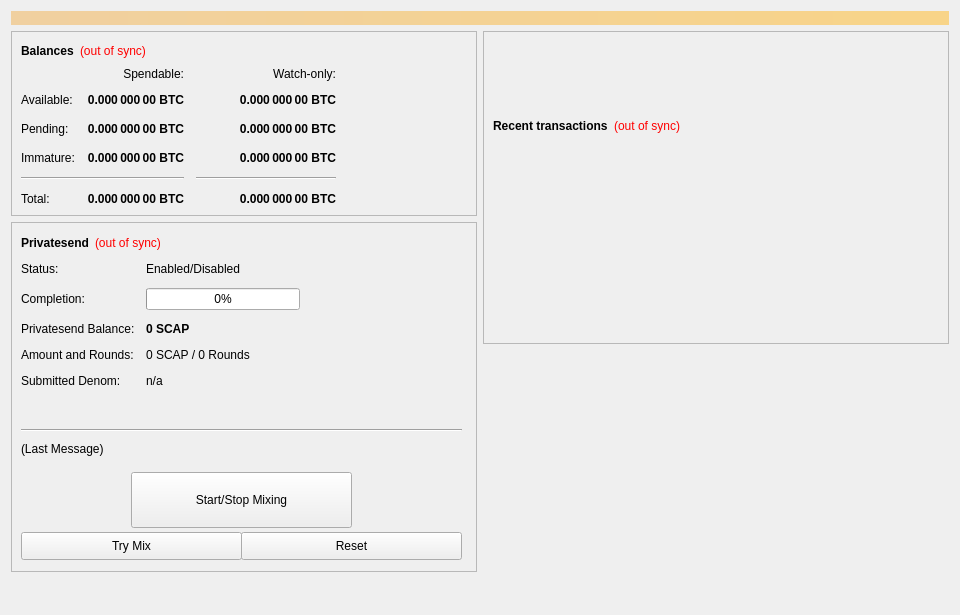
<?xml version="1.0" encoding="UTF-8"?>
<ui version="4.0">
 <class>OverviewPage</class>
 <widget class="QWidget" name="OverviewPage">
  <property name="geometry">
   <rect>
    <x>0</x>
    <y>0</y>
    <width>960</width>
    <height>615</height>
   </rect>
  </property>
  <property name="minimumSize">
   <size>
    <width>960</width>
    <height>0</height>
   </size>
  </property>
  <property name="windowTitle">
   <string>Form</string>
  </property>
  <layout class="QVBoxLayout" name="topLayout">
   <item>
    <widget class="QLabel" name="labelAlerts">
     <property name="visible">
      <bool>false</bool>
     </property>
     <property name="styleSheet">
      <string notr="true">background-color: qlineargradient(x1: 0, y1: 0, x2: 1, y2: 0, stop:0 #F0D0A0, stop:1 #F8D488); color:#000000;</string>
     </property>
     <property name="wordWrap">
      <bool>true</bool>
     </property>
     <property name="margin">
      <number>3</number>
     </property>
    </widget>
   </item>
   <item>
    <layout class="QHBoxLayout" name="horizontalLayout" stretch="1,1">
     <item>
      <layout class="QVBoxLayout" name="verticalLayout_2">
       <item>
        <widget class="QFrame" name="frame">
         <property name="frameShape">
          <enum>QFrame::StyledPanel</enum>
         </property>
         <property name="frameShadow">
          <enum>QFrame::Raised</enum>
         </property>
         <layout class="QVBoxLayout" name="verticalLayout_4">
          <item>
           <layout class="QHBoxLayout" name="horizontalLayout_4">
            <item>
             <widget class="QLabel" name="label_5">
              <property name="font">
               <font>
                <weight>75</weight>
                <bold>true</bold>
               </font>
              </property>
              <property name="text">
               <string>Balances</string>
              </property>
             </widget>
            </item>
            <item>
             <widget class="QLabel" name="labelWalletStatus">
              <property name="cursor">
               <cursorShape>WhatsThisCursor</cursorShape>
              </property>
              <property name="toolTip">
               <string>The displayed information may be out of date. Your wallet automatically synchronizes with the SafeCapital network after a connection is established, but this process has not completed yet.</string>
              </property>
              <property name="styleSheet">
               <string notr="true">QLabel { color: red; }</string>
              </property>
              <property name="text">
               <string notr="true">(out of sync)</string>
              </property>
              <property name="alignment">
               <set>Qt::AlignLeading|Qt::AlignLeft|Qt::AlignVCenter</set>
              </property>
             </widget>
            </item>
            <item>
             <spacer name="horizontalSpacer_3">
              <property name="orientation">
               <enum>Qt::Horizontal</enum>
              </property>
              <property name="sizeHint" stdset="0">
               <size>
                <width>40</width>
                <height>20</height>
               </size>
              </property>
             </spacer>
            </item>
           </layout>
          </item>
          <item>
           <layout class="QGridLayout" name="gridLayout">
            <property name="spacing">
             <number>12</number>
            </property>
            <item row="2" column="2">
             <widget class="QLabel" name="labelWatchPending">
              <property name="font">
               <font>
                <weight>75</weight>
                <bold>true</bold>
               </font>
              </property>
              <property name="cursor">
               <cursorShape>IBeamCursor</cursorShape>
              </property>
              <property name="toolTip">
               <string>Unconfirmed transactions to watch-only addresses</string>
              </property>
              <property name="text">
               <string notr="true">0.000 000 00 BTC</string>
              </property>
              <property name="alignment">
               <set>Qt::AlignRight|Qt::AlignTrailing|Qt::AlignVCenter</set>
              </property>
              <property name="textInteractionFlags">
               <set>Qt::LinksAccessibleByMouse|Qt::TextSelectableByKeyboard|Qt::TextSelectableByMouse</set>
              </property>
             </widget>
            </item>
            <item row="2" column="1">
             <widget class="QLabel" name="labelUnconfirmed">
              <property name="font">
               <font>
                <weight>75</weight>
                <bold>true</bold>
               </font>
              </property>
              <property name="cursor">
               <cursorShape>IBeamCursor</cursorShape>
              </property>
              <property name="toolTip">
               <string>Total of transactions that have yet to be confirmed, and do not yet count toward the spendable balance</string>
              </property>
              <property name="text">
               <string notr="true">0.000 000 00 BTC</string>
              </property>
              <property name="alignment">
               <set>Qt::AlignRight|Qt::AlignTrailing|Qt::AlignVCenter</set>
              </property>
              <property name="textInteractionFlags">
               <set>Qt::LinksAccessibleByMouse|Qt::TextSelectableByKeyboard|Qt::TextSelectableByMouse</set>
              </property>
             </widget>
            </item>
            <item row="3" column="2">
             <widget class="QLabel" name="labelWatchImmature">
              <property name="font">
               <font>
                <weight>75</weight>
                <bold>true</bold>
               </font>
              </property>
              <property name="cursor">
               <cursorShape>IBeamCursor</cursorShape>
              </property>
              <property name="toolTip">
               <string>Staked or masternode rewards in watch-only addresses that has not yet matured</string>
              </property>
              <property name="text">
               <string notr="true">0.000 000 00 BTC</string>
              </property>
              <property name="alignment">
               <set>Qt::AlignRight|Qt::AlignTrailing|Qt::AlignVCenter</set>
              </property>
              <property name="textInteractionFlags">
               <set>Qt::LinksAccessibleByMouse|Qt::TextSelectableByKeyboard|Qt::TextSelectableByMouse</set>
              </property>
             </widget>
            </item>
            <item row="4" column="0" colspan="2">
             <widget class="Line" name="lineSpendableBalance">
              <property name="orientation">
               <enum>Qt::Horizontal</enum>
              </property>
             </widget>
            </item>
            <item row="4" column="2">
             <widget class="Line" name="lineWatchBalance">
              <property name="sizePolicy">
               <sizepolicy hsizetype="Preferred" vsizetype="Fixed">
                <horstretch>0</horstretch>
                <verstretch>0</verstretch>
               </sizepolicy>
              </property>
              <property name="minimumSize">
               <size>
                <width>140</width>
                <height>0</height>
               </size>
              </property>
              <property name="orientation">
               <enum>Qt::Horizontal</enum>
              </property>
             </widget>
            </item>
            <item row="5" column="0">
             <widget class="QLabel" name="labelTotalText">
              <property name="text">
               <string>Total:</string>
              </property>
             </widget>
            </item>
            <item row="3" column="1">
             <widget class="QLabel" name="labelImmature">
              <property name="font">
               <font>
                <weight>75</weight>
                <bold>true</bold>
               </font>
              </property>
              <property name="cursor">
               <cursorShape>IBeamCursor</cursorShape>
              </property>
              <property name="toolTip">
               <string>Staked or masternode rewards that has not yet matured</string>
              </property>
              <property name="text">
               <string notr="true">0.000 000 00 BTC</string>
              </property>
              <property name="alignment">
               <set>Qt::AlignRight|Qt::AlignTrailing|Qt::AlignVCenter</set>
              </property>
              <property name="textInteractionFlags">
               <set>Qt::LinksAccessibleByMouse|Qt::TextSelectableByKeyboard|Qt::TextSelectableByMouse</set>
              </property>
             </widget>
            </item>
            <item row="2" column="3">
             <spacer name="horizontalSpacer_2">
              <property name="orientation">
               <enum>Qt::Horizontal</enum>
              </property>
              <property name="sizeHint" stdset="0">
               <size>
                <width>40</width>
                <height>20</height>
               </size>
              </property>
             </spacer>
            </item>
            <item row="3" column="0">
             <widget class="QLabel" name="labelImmatureText">
              <property name="text">
               <string>Immature:</string>
              </property>
             </widget>
            </item>
            <item row="5" column="1">
             <widget class="QLabel" name="labelTotal">
              <property name="font">
               <font>
                <weight>75</weight>
                <bold>true</bold>
               </font>
              </property>
              <property name="cursor">
               <cursorShape>IBeamCursor</cursorShape>
              </property>
              <property name="toolTip">
               <string>Your current total balance</string>
              </property>
              <property name="text">
               <string notr="true">0.000 000 00 BTC</string>
              </property>
              <property name="alignment">
               <set>Qt::AlignRight|Qt::AlignTrailing|Qt::AlignVCenter</set>
              </property>
              <property name="textInteractionFlags">
               <set>Qt::LinksAccessibleByMouse|Qt::TextSelectableByKeyboard|Qt::TextSelectableByMouse</set>
              </property>
             </widget>
            </item>
            <item row="5" column="2">
             <widget class="QLabel" name="labelWatchTotal">
              <property name="font">
               <font>
                <weight>75</weight>
                <bold>true</bold>
               </font>
              </property>
              <property name="cursor">
               <cursorShape>IBeamCursor</cursorShape>
              </property>
              <property name="toolTip">
               <string>Current total balance in watch-only addresses</string>
              </property>
              <property name="text">
               <string notr="true">0.000 000 00 BTC</string>
              </property>
              <property name="alignment">
               <set>Qt::AlignRight|Qt::AlignTrailing|Qt::AlignVCenter</set>
              </property>
              <property name="textInteractionFlags">
               <set>Qt::LinksAccessibleByMouse|Qt::TextSelectableByKeyboard|Qt::TextSelectableByMouse</set>
              </property>
             </widget>
            </item>
            <item row="0" column="2">
             <widget class="QLabel" name="labelWatchonly">
              <property name="text">
               <string>Watch-only:</string>
              </property>
              <property name="alignment">
               <set>Qt::AlignRight|Qt::AlignTrailing|Qt::AlignVCenter</set>
              </property>
             </widget>
            </item>
            <item row="1" column="0">
             <widget class="QLabel" name="labelBalanceText">
              <property name="text">
               <string>Available:</string>
              </property>
             </widget>
            </item>
            <item row="1" column="1">
             <widget class="QLabel" name="labelBalance">
              <property name="font">
               <font>
                <weight>75</weight>
                <bold>true</bold>
               </font>
              </property>
              <property name="cursor">
               <cursorShape>IBeamCursor</cursorShape>
              </property>
              <property name="toolTip">
               <string>Your current spendable balance</string>
              </property>
              <property name="text">
               <string notr="true">0.000 000 00 BTC</string>
              </property>
              <property name="alignment">
               <set>Qt::AlignRight|Qt::AlignTrailing|Qt::AlignVCenter</set>
              </property>
              <property name="textInteractionFlags">
               <set>Qt::LinksAccessibleByMouse|Qt::TextSelectableByKeyboard|Qt::TextSelectableByMouse</set>
              </property>
             </widget>
            </item>
            <item row="1" column="2">
             <widget class="QLabel" name="labelWatchAvailable">
              <property name="font">
               <font>
                <weight>75</weight>
                <bold>true</bold>
               </font>
              </property>
              <property name="cursor">
               <cursorShape>IBeamCursor</cursorShape>
              </property>
              <property name="toolTip">
               <string>Your current balance in watch-only addresses</string>
              </property>
              <property name="text">
               <string notr="true">0.000 000 00 BTC</string>
              </property>
              <property name="alignment">
               <set>Qt::AlignRight|Qt::AlignTrailing|Qt::AlignVCenter</set>
              </property>
              <property name="textInteractionFlags">
               <set>Qt::LinksAccessibleByMouse|Qt::TextSelectableByKeyboard|Qt::TextSelectableByMouse</set>
              </property>
             </widget>
            </item>
            <item row="2" column="0">
             <widget class="QLabel" name="labelPendingText">
              <property name="text">
               <string>Pending:</string>
              </property>
             </widget>
            </item>
            <item row="0" column="1">
             <widget class="QLabel" name="labelSpendable">
              <property name="text">
               <string>Spendable:</string>
              </property>
              <property name="alignment">
               <set>Qt::AlignRight|Qt::AlignTrailing|Qt::AlignVCenter</set>
              </property>
             </widget>
            </item>
           </layout>
          </item>
         </layout>
        </widget>
       </item>
       <item>
        <widget class="QFrame" name="framePrivatesend">
         <property name="minimumSize">
          <size>
           <width>0</width>
           <height>350</height>
          </size>
         </property>
         <property name="layoutDirection">
          <enum>Qt::LeftToRight</enum>
         </property>
         <property name="frameShape">
          <enum>QFrame::StyledPanel</enum>
         </property>
         <property name="frameShadow">
          <enum>QFrame::Raised</enum>
         </property>
         <widget class="QWidget" name="formLayoutWidget">
          <property name="geometry">
           <rect>
            <x>10</x>
            <y>40</y>
            <width>451</width>
            <height>161</height>
           </rect>
          </property>
          <layout class="QFormLayout" name="formLayout">
           <property name="fieldGrowthPolicy">
            <enum>QFormLayout::AllNonFixedFieldsGrow</enum>
           </property>
           <property name="horizontalSpacing">
            <number>11</number>
           </property>
           <property name="verticalSpacing">
            <number>12</number>
           </property>
           <item row="0" column="0">
            <widget class="QLabel" name="label_6">
             <property name="text">
              <string>Status:</string>
             </property>
            </widget>
           </item>
           <item row="1" column="0">
            <widget class="QLabel" name="label_7">
             <property name="text">
              <string>Completion:</string>
             </property>
            </widget>
           </item>
           <item row="1" column="1">
            <widget class="QProgressBar" name="privatesendProgress">
             <property name="maximumSize">
              <size>
               <width>154</width>
               <height>16777215</height>
              </size>
             </property>
             <property name="value">
              <number>0</number>
             </property>
            </widget>
           </item>
           <item row="2" column="0">
            <widget class="QLabel" name="labelAnonymizedText">
             <property name="text">
              <string>Privatesend Balance:</string>
             </property>
            </widget>
           </item>
           <item row="2" column="1">
            <widget class="QLabel" name="labelAnonymized">
             <property name="font">
              <font>
               <weight>75</weight>
               <bold>true</bold>
              </font>
             </property>
             <property name="text">
              <string notr="true">0 SCAP</string>
             </property>
            </widget>
           </item>
           <item row="3" column="0">
            <widget class="QLabel" name="label_8">
             <property name="text">
              <string>Amount and Rounds:</string>
             </property>
            </widget>
           </item>
           <item row="3" column="1">
            <widget class="QLabel" name="labelAmountRounds">
             <property name="text">
              <string>0 SCAP / 0 Rounds</string>
             </property>
            </widget>
           </item>
           <item row="4" column="0">
            <widget class="QLabel" name="label_9">
             <property name="text">
              <string>Submitted Denom:</string>
             </property>
            </widget>
           </item>
           <item row="4" column="1">
            <widget class="QLabel" name="labelSubmittedDenom">
             <property name="toolTip">
              <string>The denominations you submitted to the Masternode.&lt;br&gt;To mix, other users must submit the exact same denominations.</string>
             </property>
             <property name="text">
              <string>n/a</string>
             </property>
            </widget>
           </item>
           <item row="0" column="1">
            <widget class="QLabel" name="privatesendEnabled">
             <property name="text">
              <string>Enabled/Disabled</string>
             </property>
            </widget>
           </item>
          </layout>
         </widget>
         <widget class="QPushButton" name="runAutoDenom">
          <property name="geometry">
           <rect>
            <x>251</x>
            <y>17</y>
            <width>1</width>
            <height>1</height>
           </rect>
          </property>
          <property name="palette">
           <palette>
            <active>
             <colorrole role="WindowText">
              <brush brushstyle="SolidPattern">
               <color alpha="255">
                <red>0</red>
                <green>0</green>
                <blue>0</blue>
               </color>
              </brush>
             </colorrole>
             <colorrole role="Button">
              <brush brushstyle="SolidPattern">
               <color alpha="255">
                <red>239</red>
                <green>238</green>
                <blue>238</blue>
               </color>
              </brush>
             </colorrole>
             <colorrole role="Light">
              <brush brushstyle="SolidPattern">
               <color alpha="255">
                <red>255</red>
                <green>255</green>
                <blue>255</blue>
               </color>
              </brush>
             </colorrole>
             <colorrole role="Midlight">
              <brush brushstyle="SolidPattern">
               <color alpha="255">
                <red>247</red>
                <green>246</green>
                <blue>246</blue>
               </color>
              </brush>
             </colorrole>
             <colorrole role="Dark">
              <brush brushstyle="SolidPattern">
               <color alpha="255">
                <red>119</red>
                <green>119</green>
                <blue>119</blue>
               </color>
              </brush>
             </colorrole>
             <colorrole role="Mid">
              <brush brushstyle="SolidPattern">
               <color alpha="255">
                <red>159</red>
                <green>159</green>
                <blue>159</blue>
               </color>
              </brush>
             </colorrole>
             <colorrole role="Text">
              <brush brushstyle="SolidPattern">
               <color alpha="255">
                <red>0</red>
                <green>0</green>
                <blue>0</blue>
               </color>
              </brush>
             </colorrole>
             <colorrole role="BrightText">
              <brush brushstyle="SolidPattern">
               <color alpha="255">
                <red>255</red>
                <green>255</green>
                <blue>255</blue>
               </color>
              </brush>
             </colorrole>
             <colorrole role="ButtonText">
              <brush brushstyle="SolidPattern">
               <color alpha="255">
                <red>0</red>
                <green>0</green>
                <blue>0</blue>
               </color>
              </brush>
             </colorrole>
             <colorrole role="Base">
              <brush brushstyle="SolidPattern">
               <color alpha="255">
                <red>255</red>
                <green>255</green>
                <blue>255</blue>
               </color>
              </brush>
             </colorrole>
             <colorrole role="Window">
              <brush brushstyle="SolidPattern">
               <color alpha="255">
                <red>239</red>
                <green>238</green>
                <blue>238</blue>
               </color>
              </brush>
             </colorrole>
             <colorrole role="Shadow">
              <brush brushstyle="SolidPattern">
               <color alpha="255">
                <red>0</red>
                <green>0</green>
                <blue>0</blue>
               </color>
              </brush>
             </colorrole>
             <colorrole role="AlternateBase">
              <brush brushstyle="SolidPattern">
               <color alpha="255">
                <red>247</red>
                <green>246</green>
                <blue>246</blue>
               </color>
              </brush>
             </colorrole>
             <colorrole role="ToolTipBase">
              <brush brushstyle="SolidPattern">
               <color alpha="255">
                <red>255</red>
                <green>255</green>
                <blue>220</blue>
               </color>
              </brush>
             </colorrole>
             <colorrole role="ToolTipText">
              <brush brushstyle="SolidPattern">
               <color alpha="255">
                <red>0</red>
                <green>0</green>
                <blue>0</blue>
               </color>
              </brush>
             </colorrole>
            </active>
            <inactive>
             <colorrole role="WindowText">
              <brush brushstyle="SolidPattern">
               <color alpha="255">
                <red>0</red>
                <green>0</green>
                <blue>0</blue>
               </color>
              </brush>
             </colorrole>
             <colorrole role="Button">
              <brush brushstyle="SolidPattern">
               <color alpha="255">
                <red>239</red>
                <green>238</green>
                <blue>238</blue>
               </color>
              </brush>
             </colorrole>
             <colorrole role="Light">
              <brush brushstyle="SolidPattern">
               <color alpha="255">
                <red>255</red>
                <green>255</green>
                <blue>255</blue>
               </color>
              </brush>
             </colorrole>
             <colorrole role="Midlight">
              <brush brushstyle="SolidPattern">
               <color alpha="255">
                <red>247</red>
                <green>246</green>
                <blue>246</blue>
               </color>
              </brush>
             </colorrole>
             <colorrole role="Dark">
              <brush brushstyle="SolidPattern">
               <color alpha="255">
                <red>119</red>
                <green>119</green>
                <blue>119</blue>
               </color>
              </brush>
             </colorrole>
             <colorrole role="Mid">
              <brush brushstyle="SolidPattern">
               <color alpha="255">
                <red>159</red>
                <green>159</green>
                <blue>159</blue>
               </color>
              </brush>
             </colorrole>
             <colorrole role="Text">
              <brush brushstyle="SolidPattern">
               <color alpha="255">
                <red>0</red>
                <green>0</green>
                <blue>0</blue>
               </color>
              </brush>
             </colorrole>
             <colorrole role="BrightText">
              <brush brushstyle="SolidPattern">
               <color alpha="255">
                <red>255</red>
                <green>255</green>
                <blue>255</blue>
               </color>
              </brush>
             </colorrole>
             <colorrole role="ButtonText">
              <brush brushstyle="SolidPattern">
               <color alpha="255">
                <red>0</red>
                <green>0</green>
                <blue>0</blue>
               </color>
              </brush>
             </colorrole>
             <colorrole role="Base">
              <brush brushstyle="SolidPattern">
               <color alpha="255">
                <red>255</red>
                <green>255</green>
                <blue>255</blue>
               </color>
              </brush>
             </colorrole>
             <colorrole role="Window">
              <brush brushstyle="SolidPattern">
               <color alpha="255">
                <red>239</red>
                <green>238</green>
                <blue>238</blue>
               </color>
              </brush>
             </colorrole>
             <colorrole role="Shadow">
              <brush brushstyle="SolidPattern">
               <color alpha="255">
                <red>0</red>
                <green>0</green>
                <blue>0</blue>
               </color>
              </brush>
             </colorrole>
             <colorrole role="AlternateBase">
              <brush brushstyle="SolidPattern">
               <color alpha="255">
                <red>247</red>
                <green>246</green>
                <blue>246</blue>
               </color>
              </brush>
             </colorrole>
             <colorrole role="ToolTipBase">
              <brush brushstyle="SolidPattern">
               <color alpha="255">
                <red>255</red>
                <green>255</green>
                <blue>220</blue>
               </color>
              </brush>
             </colorrole>
             <colorrole role="ToolTipText">
              <brush brushstyle="SolidPattern">
               <color alpha="255">
                <red>0</red>
                <green>0</green>
                <blue>0</blue>
               </color>
              </brush>
             </colorrole>
            </inactive>
            <disabled>
             <colorrole role="WindowText">
              <brush brushstyle="SolidPattern">
               <color alpha="255">
                <red>119</red>
                <green>119</green>
                <blue>119</blue>
               </color>
              </brush>
             </colorrole>
             <colorrole role="Button">
              <brush brushstyle="SolidPattern">
               <color alpha="255">
                <red>239</red>
                <green>238</green>
                <blue>238</blue>
               </color>
              </brush>
             </colorrole>
             <colorrole role="Light">
              <brush brushstyle="SolidPattern">
               <color alpha="255">
                <red>255</red>
                <green>255</green>
                <blue>255</blue>
               </color>
              </brush>
             </colorrole>
             <colorrole role="Midlight">
              <brush brushstyle="SolidPattern">
               <color alpha="255">
                <red>247</red>
                <green>246</green>
                <blue>246</blue>
               </color>
              </brush>
             </colorrole>
             <colorrole role="Dark">
              <brush brushstyle="SolidPattern">
               <color alpha="255">
                <red>119</red>
                <green>119</green>
                <blue>119</blue>
               </color>
              </brush>
             </colorrole>
             <colorrole role="Mid">
              <brush brushstyle="SolidPattern">
               <color alpha="255">
                <red>159</red>
                <green>159</green>
                <blue>159</blue>
               </color>
              </brush>
             </colorrole>
             <colorrole role="Text">
              <brush brushstyle="SolidPattern">
               <color alpha="255">
                <red>119</red>
                <green>119</green>
                <blue>119</blue>
               </color>
              </brush>
             </colorrole>
             <colorrole role="BrightText">
              <brush brushstyle="SolidPattern">
               <color alpha="255">
                <red>255</red>
                <green>255</green>
                <blue>255</blue>
               </color>
              </brush>
             </colorrole>
             <colorrole role="ButtonText">
              <brush brushstyle="SolidPattern">
               <color alpha="255">
                <red>119</red>
                <green>119</green>
                <blue>119</blue>
               </color>
              </brush>
             </colorrole>
             <colorrole role="Base">
              <brush brushstyle="SolidPattern">
               <color alpha="255">
                <red>239</red>
                <green>238</green>
                <blue>238</blue>
               </color>
              </brush>
             </colorrole>
             <colorrole role="Window">
              <brush brushstyle="SolidPattern">
               <color alpha="255">
                <red>239</red>
                <green>238</green>
                <blue>238</blue>
               </color>
              </brush>
             </colorrole>
             <colorrole role="Shadow">
              <brush brushstyle="SolidPattern">
               <color alpha="255">
                <red>0</red>
                <green>0</green>
                <blue>0</blue>
               </color>
              </brush>
             </colorrole>
             <colorrole role="AlternateBase">
              <brush brushstyle="SolidPattern">
               <color alpha="255">
                <red>239</red>
                <green>238</green>
                <blue>238</blue>
               </color>
              </brush>
             </colorrole>
             <colorrole role="ToolTipBase">
              <brush brushstyle="SolidPattern">
               <color alpha="255">
                <red>255</red>
                <green>255</green>
                <blue>220</blue>
               </color>
              </brush>
             </colorrole>
             <colorrole role="ToolTipText">
              <brush brushstyle="SolidPattern">
               <color alpha="255">
                <red>0</red>
                <green>0</green>
                <blue>0</blue>
               </color>
              </brush>
             </colorrole>
            </disabled>
           </palette>
          </property>
          <property name="focusPolicy">
           <enum>Qt::NoFocus</enum>
          </property>
          <property name="autoFillBackground">
           <bool>true</bool>
          </property>
          <property name="text">
           <string/>
          </property>
          <property name="flat">
           <bool>true</bool>
          </property>
         </widget>
         <widget class="QPushButton" name="togglePrivatesend">
          <property name="geometry">
           <rect>
            <x>120</x>
            <y>250</y>
            <width>221</width>
            <height>56</height>
           </rect>
          </property>
          <property name="sizePolicy">
           <sizepolicy hsizetype="MinimumExpanding" vsizetype="Fixed">
            <horstretch>0</horstretch>
            <verstretch>0</verstretch>
           </sizepolicy>
          </property>
          <property name="text">
           <string>Start/Stop Mixing</string>
          </property>
         </widget>
         <widget class="Line" name="lineLastMessage">
          <property name="geometry">
           <rect>
            <x>10</x>
            <y>200</y>
            <width>441</width>
            <height>16</height>
           </rect>
          </property>
          <property name="orientation">
           <enum>Qt::Horizontal</enum>
          </property>
         </widget>
         <widget class="QLabel" name="privatesendStatus">
          <property name="geometry">
           <rect>
            <x>10</x>
            <y>220</y>
            <width>451</width>
            <height>61</height>
           </rect>
          </property>
          <property name="minimumSize">
           <size>
            <width>288</width>
            <height>43</height>
           </size>
          </property>
          <property name="text">
           <string>(Last Message)</string>
          </property>
          <property name="alignment">
           <set>Qt::AlignLeading|Qt::AlignLeft|Qt::AlignTop</set>
          </property>
          <property name="wordWrap">
           <bool>true</bool>
          </property>
         </widget>
         <widget class="QPushButton" name="privatesendAuto">
          <property name="geometry">
           <rect>
            <x>10</x>
            <y>310</y>
            <width>221</width>
            <height>28</height>
           </rect>
          </property>
          <property name="sizePolicy">
           <sizepolicy hsizetype="MinimumExpanding" vsizetype="Fixed">
            <horstretch>0</horstretch>
            <verstretch>0</verstretch>
           </sizepolicy>
          </property>
          <property name="toolTip">
           <string>Try to manually submit a Privatesend request.</string>
          </property>
          <property name="text">
           <string>Try Mix</string>
          </property>
         </widget>
         <widget class="QPushButton" name="privatesendReset">
          <property name="geometry">
           <rect>
            <x>230</x>
            <y>310</y>
            <width>221</width>
            <height>28</height>
           </rect>
          </property>
          <property name="sizePolicy">
           <sizepolicy hsizetype="MinimumExpanding" vsizetype="Fixed">
            <horstretch>0</horstretch>
            <verstretch>0</verstretch>
           </sizepolicy>
          </property>
          <property name="toolTip">
           <string>Reset the current status of Privatesend (can interrupt Privatesend if it's in the process of Mixing, which can cost you money!)</string>
          </property>
          <property name="autoFillBackground">
           <bool>false</bool>
          </property>
          <property name="text">
           <string>Reset</string>
          </property>
         </widget>
         <widget class="QWidget" name="layoutWidget">
          <property name="geometry">
           <rect>
            <x>10</x>
            <y>10</y>
            <width>431</width>
            <height>22</height>
           </rect>
          </property>
          <layout class="QHBoxLayout" name="horizontalLayout_5">
           <item>
            <widget class="QLabel" name="label_2">
             <property name="font">
              <font>
               <weight>75</weight>
               <bold>true</bold>
              </font>
             </property>
             <property name="text">
              <string>Privatesend</string>
             </property>
            </widget>
           </item>
           <item>
            <widget class="QLabel" name="labelPrivatesendSyncStatus">
             <property name="toolTip">
              <string>The displayed information may be out of date. Your wallet automatically synchronizes with the SafeCapital network after a connection is established, but this process has not completed yet.</string>
             </property>
             <property name="styleSheet">
              <string notr="true">QLabel { color: red; }</string>
             </property>
             <property name="text">
              <string notr="true">(out of sync)</string>
             </property>
             <property name="alignment">
              <set>Qt::AlignLeading|Qt::AlignLeft|Qt::AlignVCenter</set>
             </property>
            </widget>
           </item>
           <item>
            <spacer name="horizontalSpacer_4">
             <property name="orientation">
              <enum>Qt::Horizontal</enum>
             </property>
             <property name="sizeHint" stdset="0">
              <size>
               <width>40</width>
               <height>20</height>
              </size>
             </property>
            </spacer>
           </item>
          </layout>
         </widget>
        </widget>
       </item>
       <item>
        <spacer name="verticalSpacer">
         <property name="orientation">
          <enum>Qt::Vertical</enum>
         </property>
         <property name="sizeHint" stdset="0">
          <size>
           <width>20</width>
           <height>40</height>
          </size>
         </property>
        </spacer>
       </item>
      </layout>
     </item>
     <item>
      <layout class="QVBoxLayout" name="verticalLayout_3">
       <item>
        <widget class="QFrame" name="frame_2">
         <property name="frameShape">
          <enum>QFrame::StyledPanel</enum>
         </property>
         <property name="frameShadow">
          <enum>QFrame::Raised</enum>
         </property>
         <layout class="QVBoxLayout" name="verticalLayout">
          <item>
           <spacer name="verticalSpacer_3">
            <property name="orientation">
             <enum>Qt::Vertical</enum>
            </property>
            <property name="sizeType">
             <enum>QSizePolicy::Fixed</enum>
            </property>
            <property name="sizeHint" stdset="0">
             <size>
              <width>20</width>
              <height>75</height>
             </size>
            </property>
           </spacer>
          </item>
          <item>
           <layout class="QHBoxLayout" name="horizontalLayout_2">
            <item>
             <widget class="QLabel" name="label_4">
              <property name="font">
               <font>
                <weight>75</weight>
                <bold>true</bold>
               </font>
              </property>
              <property name="text">
               <string>Recent transactions</string>
              </property>
             </widget>
            </item>
            <item>
             <widget class="QLabel" name="labelTransactionsStatus">
              <property name="cursor">
               <cursorShape>WhatsThisCursor</cursorShape>
              </property>
              <property name="toolTip">
               <string>The displayed information may be out of date. Your wallet automatically synchronizes with the SafeCapital network after a connection is established, but this process has not completed yet.</string>
              </property>
              <property name="styleSheet">
               <string notr="true">QLabel { color: red; }</string>
              </property>
              <property name="text">
               <string notr="true">(out of sync)</string>
              </property>
              <property name="alignment">
               <set>Qt::AlignRight|Qt::AlignTrailing|Qt::AlignVCenter</set>
              </property>
             </widget>
            </item>
            <item>
             <spacer name="horizontalSpacer">
              <property name="orientation">
               <enum>Qt::Horizontal</enum>
              </property>
              <property name="sizeHint" stdset="0">
               <size>
                <width>40</width>
                <height>20</height>
               </size>
              </property>
             </spacer>
            </item>
           </layout>
          </item>
          <item>
           <widget class="QListView" name="listTransactions">
            <property name="styleSheet">
             <string notr="true">QListView { background: transparent; }</string>
            </property>
            <property name="frameShape">
             <enum>QFrame::NoFrame</enum>
            </property>
            <property name="verticalScrollBarPolicy">
             <enum>Qt::ScrollBarAlwaysOff</enum>
            </property>
            <property name="horizontalScrollBarPolicy">
             <enum>Qt::ScrollBarAlwaysOff</enum>
            </property>
            <property name="selectionMode">
             <enum>QAbstractItemView::NoSelection</enum>
            </property>
           </widget>
          </item>
         </layout>
        </widget>
       </item>
       <item>
        <spacer name="verticalSpacer_2">
         <property name="orientation">
          <enum>Qt::Vertical</enum>
         </property>
         <property name="sizeType">
          <enum>QSizePolicy::Expanding</enum>
         </property>
         <property name="sizeHint" stdset="0">
          <size>
           <width>20</width>
           <height>40</height>
          </size>
         </property>
        </spacer>
       </item>
      </layout>
     </item>
    </layout>
   </item>
  </layout>
 </widget>
 <resources/>
 <connections/>
</ui>
